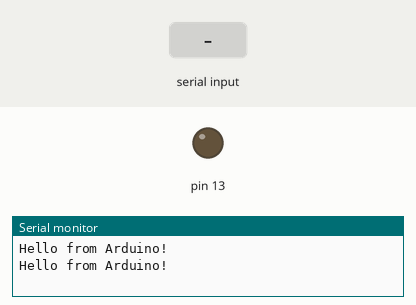
This sketch was run on a simulated Arduino Uno, built with avr-gcc and run on an emulated ATmega328P. Shown: output pins drawn as LEDs (lit = HIGH), the last lines printed to the serial monitor. Inputs (shaded band) come from the test bench.

Above: at 2.0 s.
2.1 s: "y" received over Serial
At 4.1 s:
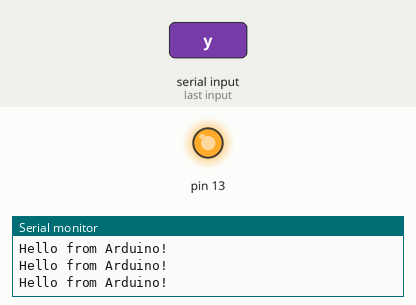
4.5 s: "n" received over Serial
At 5.6 s:
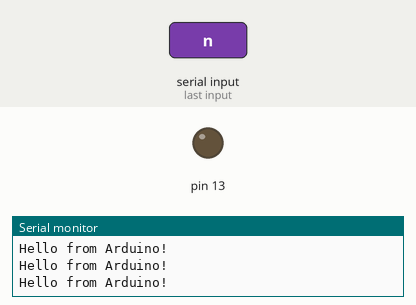
Timing chart, 0 to 7.5 s (numbered marks = the images above; inputs shaded):
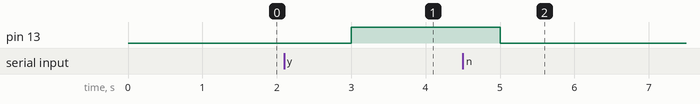

The sketch:

Serial.ino
```cpp
void setup() {
  Serial.begin(9600);
  pinMode(13, OUTPUT);
}

  void loop() {
    Serial.println("Hello from Arduino!");
    delay(1000);

    while (Serial.available() > 0) {
      char c = Serial.read();
      if (c == 'y') {
        digitalWrite(13, HIGH);
      } else if (c == 'n') {
        digitalWrite(13, LOW);
      }
    }
}
```

Measured:
- after the input at 2.1 s, pin 13: LOW → HIGH after 0.90 s
- after the input at 4.5 s, pin 13: HIGH → LOW after 0.50 s
